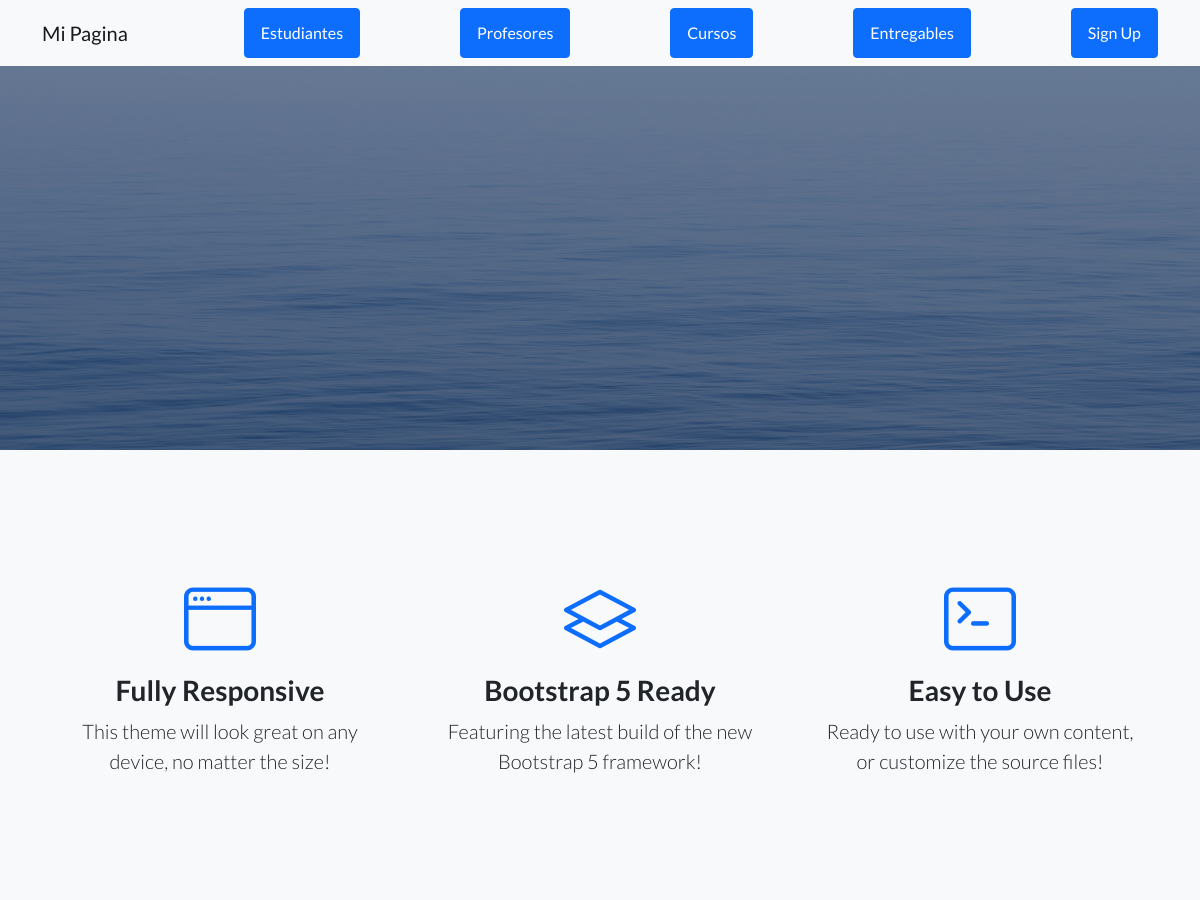
Page /AppCoder/estudiante/list/ (upper part) on the earlier database version.
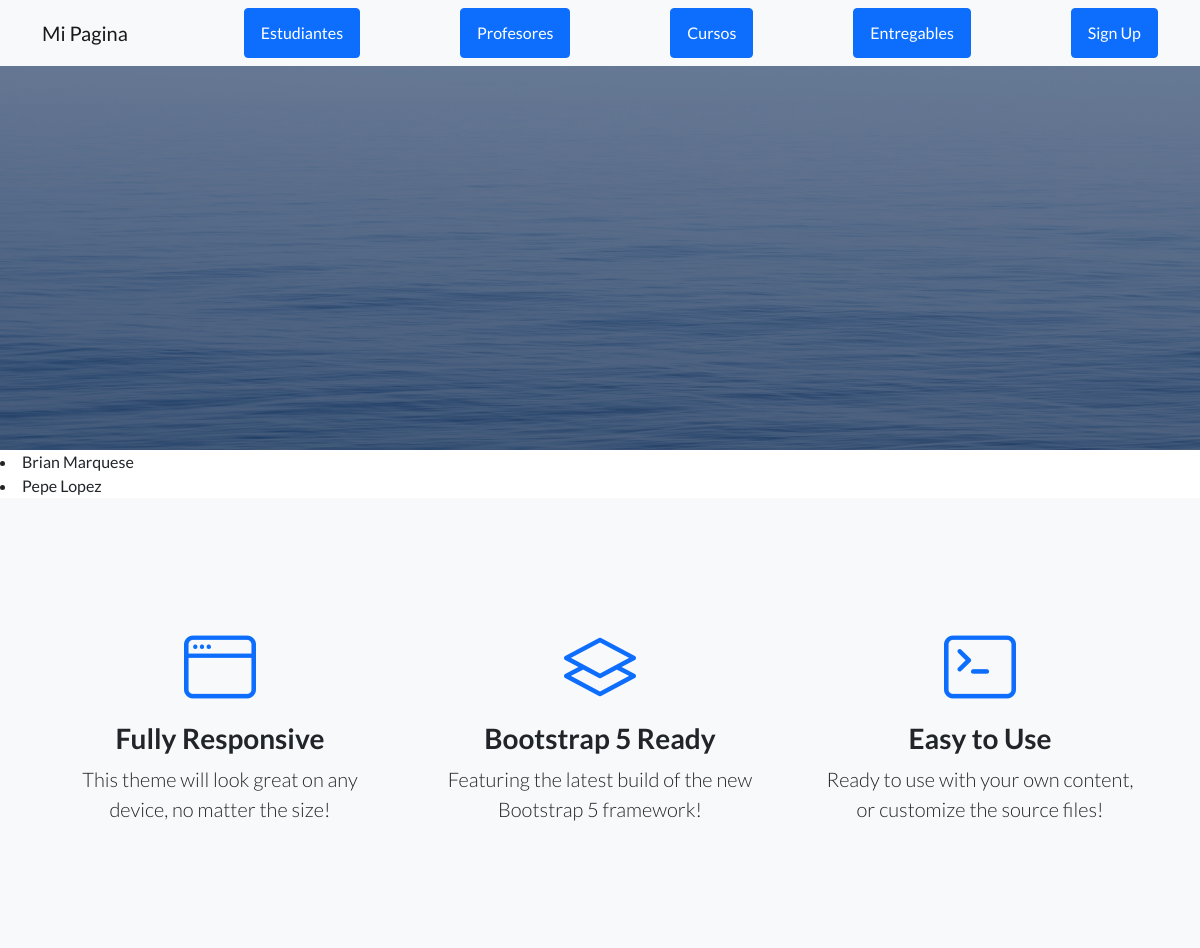
Same page on the later database version.
### AppCoder/models.py (models this page shows)
class Estudiante(models.Model):
    nombre= models.CharField(max_length=50)
    apellido= models.CharField(max_length=50)
    email= models.EmailField()
    def __str__(self):
        return self.nombre+" "+self.apellido

### AppCoder/views.py (the view)
# urls.py: path('estudiante/list/', EstudianteList.as_view(), name='estudiante_listar'),
class EstudianteList(ListView):
    model= Estudiante
    template_name= "AppCoder/estudiantes_list.html"

### AppCoder/templates/AppCoder/estudiantes_list.html
{% extends "AppCoder/padre.html" %}
{% load static %}
{% block contenido_que_cambia %}
{% for estudiante in object_list %}
    <li>{{ estudiante }}</li>
{% endfor %}
{% endblock %}

Differences in the rows shown:
added Estudiante: nombre+apellido "Brian Marquese"
added Estudiante: nombre+apellido "Pepe Lopez"
